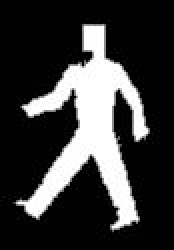
#> input picture Ocugo9000/sabloon.jpg, 87 x 125 px (shown 2 times larger)
$ python Ocugo9000.py 5   (older library calls are emulated)
#> lines starting #> are read from the running program, lines starting #| are printed output that depends on the picture; after the words box and inside, x2 and y2 are one past the last pixel; in counts of white or black regions, pixels touching at a corner belong together
### Ocugo9000/buzzer.py
import RPi.GPIO as GPIO
import time
import threading

class Buzzer:

	def __init__(self, gpin, frequency, beep_duration, pause_duration):
		self.gpin = gpin
		self.frequency = frequency
		self.speed = 1/frequency
		self.beep_duration = beep_duration
		self.pause_duration = pause_duration
		self.is_buzzing = False
		self.lock = threading.Lock()

		GPIO.setmode(GPIO.BCM)
		GPIO.setup(gpin, GPIO.OUT)
		GPIO.output(gpin, False)


	# [16 lines left out: function loop, not called in this run]

	def start(self):
		#self.is_buzzing = True
		GPIO.output(self.gpin, True)
		#time.sleep(self.speed)
		#thread = threading.Thread(target = self.loop)
		#thread.start()


	def stop(self):
		GPIO.output(self.gpin, False)
		# [4 lines of commented-out code are left out]
	def cleanup(self):
		GPIO.cleanup(self.gpin)

### Ocugo9000/Ocugo9000.py
import cv2
import numpy as np
import sys
import time
import math
import platform
from buzzer import Buzzer

#ORANGE 22
#YELLOW 38
#GREEN 75
#BLUE 130
#VIOLET 160
#RED 179

#debug
# print(cv2.__version__)

isPi =  not platform.system() == 'Windows'

red = (0, 0, 255)
green = (0, 255, 0)

buzzer = Buzzer(18, 432, 1, 0.5)
#coordinates = [(0,0)] * 10

def createTemplateShape ():

	original = cv2.imread('./sabloon.jpg')
#> original is the input picture: shape (125, 87, 3); min 0, max 255, mean 58.1

	image = cv2.cvtColor(original, cv2.COLOR_BGR2HSV)
#> image: shape (125, 87, 3); mean H, S, V 0, 0, 58.1
	lower = np.array([0, 0, 5])
	upper = np.array([179, 255, 255])
	mask = cv2.inRange(image, lower, upper)
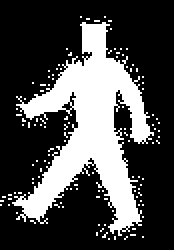
#> mask: shape (125, 87) (shown 2 times larger); 29.3% white; 118 white regions (117 under 20 px)
	image = cv2.bitwise_and(image, image, mask = mask)
#> image: shape (125, 87, 3); mean H, S, V 0, 0, 57.9
	kernel = np.ones((5,5),np.uint8)
	image = cv2.erode(image,kernel,iterations = 1)
#> image: shape (125, 87, 3); mean H, S, V 0, 0, 30.8
	image = cv2.dilate(image,kernel,iterations = 1)
#> image: shape (125, 87, 3); mean H, S, V 0, 0, 55
	image = cv2.cvtColor(image, cv2.COLOR_BGR2GRAY)
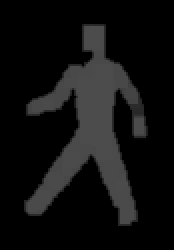
#> image: shape (125, 87) (shown 2 times larger); min 0, max 76, mean 16.4

	if isPi:
		contours, _ = cv2.findContours(image, cv2.RETR_EXTERNAL, cv2.CHAIN_APPROX_SIMPLE)
#> contours = 1 contour; box (x1, y1, x2, y2) and area: (12, 12, 75, 113) 2532
	else:
		_, contours, _ = cv2.findContours(image, cv2.RETR_EXTERNAL, cv2.CHAIN_APPROX_SIMPLE)

	#debug
#	cv2.drawContours(original,contours[0],-1,(0,0,255),1)
#	cv2.imshow('contours', original)

	if not len(contours) == 1:
		raise("template doesn't have exactly 1 contours, actual result: " + str(len(contours)))

	return contours[0];

def processFrameForCamera(frame):
	frame = cv2.cvtColor(frame, cv2.COLOR_BGR2HSV)
	lower = np.array([45,20,100])
	upper = np.array([85,255,250])
	mask = cv2.inRange(frame, lower, upper)
	frame = cv2.bitwise_and(frame, frame, mask = mask)
	kernel = np.ones((1, 1), np.uint8)
	frame = cv2.erode(frame, kernel, iterations = 1)
	frame = cv2.dilate(frame, kernel, iterations = 1)
	frame = cv2.cvtColor(frame, cv2.COLOR_BGR2GRAY)
	return frame

def processFrameForTrainingImages(frame):
	frame = cv2.cvtColor(frame, cv2.COLOR_BGR2HSV)
	lower = np.array([70,150,50])
	upper = np.array([95,255,255])
	mask = cv2.inRange(frame, lower, upper)
	frame = cv2.bitwise_and(frame, frame, mask = mask)
	frame = cv2.medianBlur(frame, 1)
	frame = cv2.cvtColor(frame, cv2.COLOR_BGR2GRAY)
	return frame

def getGreenLight (original, templateShape, processingFunction):

	frame = processingFunction(original)
	cv2.imshow('frame',frame)
	if isPi:
		contours, _ = cv2.findContours(frame,cv2.RETR_EXTERNAL,cv2.CHAIN_APPROX_SIMPLE)
	else:
		_, contours, _ = cv2.findContours(frame,cv2.RETR_EXTERNAL,cv2.CHAIN_APPROX_SIMPLE)

	probableContours = list(filter(lambda x: x.nbytes > 100, contours))
	matches = list(map(lambda x: (x, cv2.matchShapes(x, templateShape, cv2.cv.CV_CONTOURS_MATCH_I3, 1)), probableContours))
	matches.sort(key = lambda x: x[1])

	#debug
	if len(matches) > 0:# and matches[0][1] < 1:
		bestContours = list(map(lambda x: x[0], matches[:1]))
# [15 lines of commented-out code are left out]
		cv2.drawContours(original, bestContours,-1,(0,0,255),1)

	cv2.imshow('coloredOriginal', original)

	if len(matches) > 0:
		if matches[0][1] < 0.41: # and distance < 25:
			return True
		else:
#			cv2.imshow('nomatch',original)
			return False
	else:
#		cv2.imshow('nomatch',original)
		return False


def actionOnGreenLight ():
#	print('#####')
	buzzer.start()
	return


def actionOnNotFound ():
#	print('-----')
	buzzer.stop()
	return


empty = ""
camNr = 0
if len(sys.argv) > 1:
	camNr = int(sys.argv[1])

cap = cv2.VideoCapture(int(camNr))

cap.set(4, 1024)
cap.set(5, 1024)
cap.set(12, 0.5)
#cap.set(13, 25)
templateShape = createTemplateShape()
#> templateShape = contour of 216 points, box (x1, y1, x2, y2) (12, 12, 75, 113), area 2532

smoothing = [0] * 20
#t_dur = time.time() + 5
#counter = 0
while(True):# and time.time() < t_dur):
#	counter = counter + 1
	_, frame = cap.read()
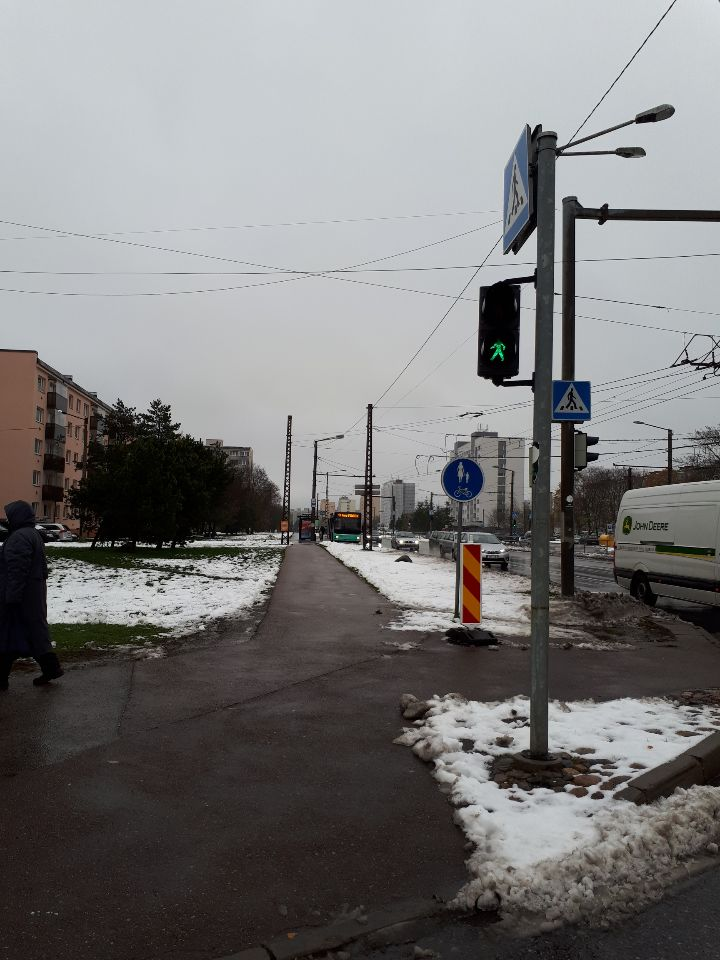
#> input picture Ocugo9000/TrainingImages/foor-1.JPEG, 720 x 960 px, given in place of the camera
#> frame is the input picture: shape (960, 720, 3); mean B, G, R 121.7, 121.6, 122.6
	isGreenLight = getGreenLight(frame, templateShape, processFrameForCamera)
#> in processFrameForCamera, `frame = cv2.cvtColor(frame, cv2.COLOR_BGR2HSV)`: frame: shape (960, 720, 3); mean H, S, V 62.4, 33.9, 126.3
#> in processFrameForCamera, `mask = cv2.inRange(frame, lower, upper)`:
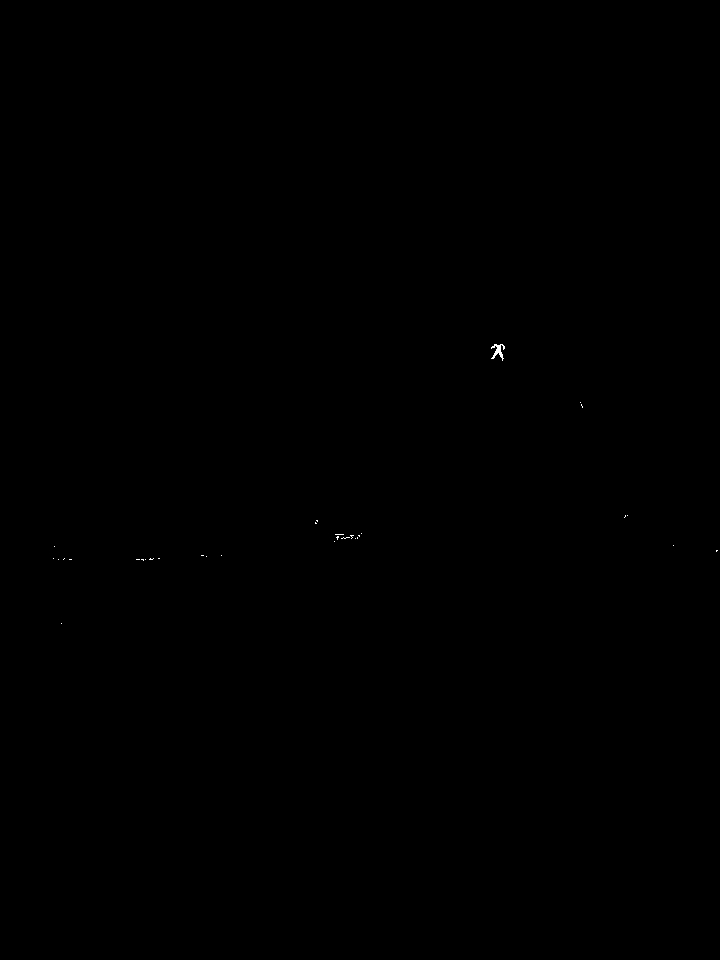
#> mask: shape (960, 720); 0.03% white in thin lines or dots, all inside (x1, y1, x2, y2) = (53, 344, 718, 624)
#> in processFrameForCamera, `frame = cv2.bitwise_and(frame, frame, mask = mask)`: frame: shape (960, 720, 3); mean H, S, V 0, 0, 0
#> in getGreenLight, `contours, _ = cv2.findContours(frame,cv2.RETR_EXTERNAL,cv2.CHAIN_APPRO..`: contours = 32 contours, 31 with area under 20; largest, box (x1, y1, x2, y2) and area: (491, 344, 505, 361) 66
#> in getGreenLight, `probableContours = list(filter(lambda x: x.nbytes > 100, contours))`: probableContours = 1 contour; box (x1, y1, x2, y2) and area: (491, 344, 505, 361) 66
#> in getGreenLight, `matches = list(map(lambda x: (x, cv2.matchShapes(x, templateShape, cv2..`: matches = 1 item
#> in getGreenLight, `bestContours = list(map(lambda x: x[0], matches[:1]))`: bestContours has the same summary as probableContours
#> in getGreenLight, `cv2.drawContours(original, bestContours,-1,(0,0,255),1)`: original: shape (960, 720, 3); 0.01% of pixels changed, all inside (x1, y1, x2, y2) = (491, 344, 505, 361)
#> isGreenLight = True

	#isGreenLight = getGreenLight(cv2.imread('TrainingImages\\foor-1.jpeg'), templateShape, processFrameForTrainingImages)
	for i in range(len(smoothing)-1):
		smoothing[i+1] = smoothing[i]
	smoothing[0] = isGreenLight

	average = round((float(sum(smoothing)) / len(smoothing)),0)
#> average = 0
#	print(average)
	isSmooth = average == 1
#> isSmooth = False
	if isSmooth:
		actionOnGreenLight()
#		time.sleep(0.2)
	else:
		actionOnNotFound()

	k = cv2.waitKey(5) & 0xFF
#> (key Esc is pressed here)
	if k == 27:
		buzzer.stop()
		buzzer.cleanup()
		break

#print('counter = ' + str(counter))
cap.set(cv2.cv.CV_CAP_PROP_SETTINGS,0.0);
cv2.VideoCapture(0).release()
cv2.destroyAllWindows()
